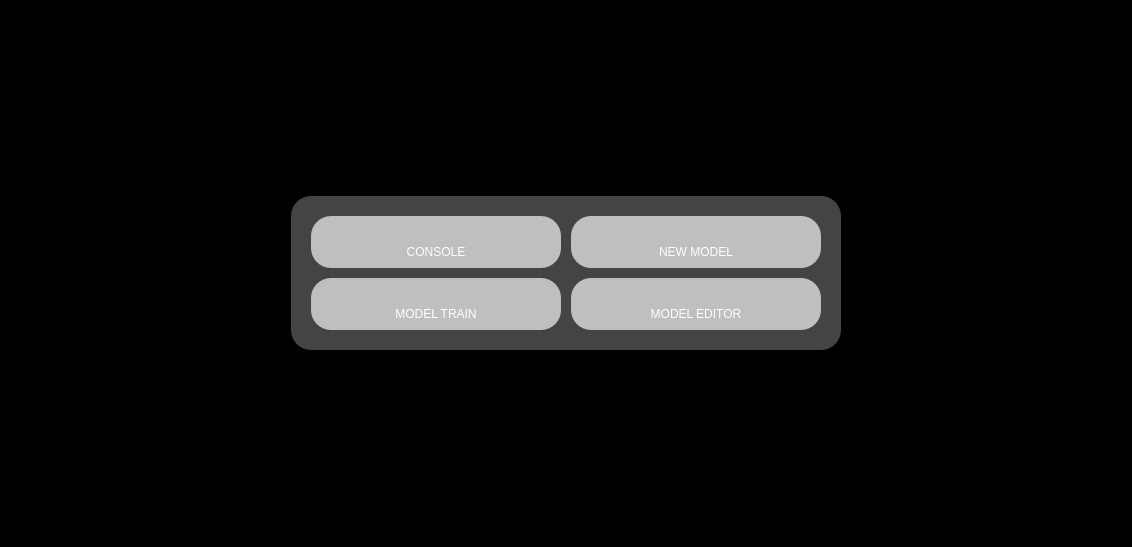
<?xml version="1.0" encoding="UTF-8"?>
<ui version="4.0">
 <class>Form</class>
 <widget class="QWidget" name="Form">
  <property name="geometry">
   <rect>
    <x>0</x>
    <y>0</y>
    <width>1132</width>
    <height>547</height>
   </rect>
  </property>
  <property name="windowTitle">
   <string>Form</string>
  </property>
  <property name="styleSheet">
   <string notr="true">background-color: rgb(0, 0, 0);</string>
  </property>
  <layout class="QHBoxLayout" name="horizontalLayout">
   <item alignment="Qt::AlignHCenter|Qt::AlignVCenter">
    <widget class="QWidget" name="widget" native="true">
     <property name="styleSheet">
      <string notr="true">background-color: rgb(68, 68, 68);
border-radius:20px;</string>
     </property>
     <layout class="QHBoxLayout" name="horizontalLayout_2">
      <property name="spacing">
       <number>10</number>
      </property>
      <property name="leftMargin">
       <number>20</number>
      </property>
      <property name="topMargin">
       <number>20</number>
      </property>
      <property name="rightMargin">
       <number>20</number>
      </property>
      <property name="bottomMargin">
       <number>20</number>
      </property>
      <item>
       <layout class="QGridLayout" name="gridLayout">
        <item row="0" column="0" alignment="Qt::AlignVCenter">
         <widget class="QWidget" name="widget_2" native="true">
          <property name="minimumSize">
           <size>
            <width>250</width>
            <height>0</height>
           </size>
          </property>
          <property name="styleSheet">
           <string notr="true">background-color: rgb(191, 191, 191);</string>
          </property>
          <layout class="QVBoxLayout" name="verticalLayout">
           <item>
            <widget class="QPushButton" name="pushButton">
             <property name="text">
              <string/>
             </property>
             <property name="icon">
              <iconset>
               <normaloff>../images/ia_train.png</normaloff>../images/ia_train.png</iconset>
             </property>
             <property name="iconSize">
              <size>
               <width>100</width>
               <height>100</height>
              </size>
             </property>
            </widget>
           </item>
           <item>
            <widget class="QLabel" name="label">
             <property name="text">
              <string>&lt;html&gt;&lt;head/&gt;&lt;body&gt;&lt;p align=&quot;center&quot;&gt;&lt;span style=&quot; color:#ffffff;&quot;&gt;CONSOLE&lt;/span&gt;&lt;/p&gt;&lt;/body&gt;&lt;/html&gt;</string>
             </property>
            </widget>
           </item>
          </layout>
         </widget>
        </item>
        <item row="0" column="1" alignment="Qt::AlignVCenter">
         <widget class="QWidget" name="widget_3" native="true">
          <property name="minimumSize">
           <size>
            <width>250</width>
            <height>0</height>
           </size>
          </property>
          <property name="styleSheet">
           <string notr="true">background-color: rgb(191, 191, 191);</string>
          </property>
          <layout class="QVBoxLayout" name="verticalLayout_2">
           <item>
            <widget class="QPushButton" name="pushButton_2">
             <property name="text">
              <string/>
             </property>
             <property name="icon">
              <iconset>
               <normaloff>../images/ia_edit.png</normaloff>../images/ia_edit.png</iconset>
             </property>
             <property name="iconSize">
              <size>
               <width>100</width>
               <height>100</height>
              </size>
             </property>
            </widget>
           </item>
           <item>
            <widget class="QLabel" name="label_2">
             <property name="text">
              <string>&lt;html&gt;&lt;head/&gt;&lt;body&gt;&lt;p align=&quot;center&quot;&gt;&lt;span style=&quot; color:#ffffff;&quot;&gt;NEW MODEL&lt;/span&gt;&lt;/p&gt;&lt;/body&gt;&lt;/html&gt;</string>
             </property>
            </widget>
           </item>
          </layout>
         </widget>
        </item>
        <item row="1" column="0" alignment="Qt::AlignVCenter">
         <widget class="QWidget" name="widget_4" native="true">
          <property name="minimumSize">
           <size>
            <width>250</width>
            <height>0</height>
           </size>
          </property>
          <property name="styleSheet">
           <string notr="true">background-color: rgb(191, 191, 191);</string>
          </property>
          <layout class="QVBoxLayout" name="verticalLayout_3">
           <item>
            <widget class="QPushButton" name="pushButton_3">
             <property name="text">
              <string/>
             </property>
             <property name="icon">
              <iconset>
               <normaloff>../images/ia_folder.png</normaloff>../images/ia_folder.png</iconset>
             </property>
             <property name="iconSize">
              <size>
               <width>100</width>
               <height>100</height>
              </size>
             </property>
            </widget>
           </item>
           <item>
            <widget class="QLabel" name="label_3">
             <property name="text">
              <string>&lt;html&gt;&lt;head/&gt;&lt;body&gt;&lt;p align=&quot;center&quot;&gt;&lt;span style=&quot; color:#ffffff;&quot;&gt;MODEL TRAIN&lt;/span&gt;&lt;/p&gt;&lt;/body&gt;&lt;/html&gt;</string>
             </property>
            </widget>
           </item>
          </layout>
         </widget>
        </item>
        <item row="1" column="1" alignment="Qt::AlignVCenter">
         <widget class="QWidget" name="widget_5" native="true">
          <property name="minimumSize">
           <size>
            <width>250</width>
            <height>0</height>
           </size>
          </property>
          <property name="styleSheet">
           <string notr="true">background-color: rgb(191, 191, 191);</string>
          </property>
          <layout class="QVBoxLayout" name="verticalLayout_4">
           <item>
            <widget class="QPushButton" name="pushButton_4">
             <property name="text">
              <string/>
             </property>
             <property name="icon">
              <iconset>
               <normaloff>../images/ia_build.png</normaloff>../images/ia_build.png</iconset>
             </property>
             <property name="iconSize">
              <size>
               <width>100</width>
               <height>100</height>
              </size>
             </property>
            </widget>
           </item>
           <item>
            <widget class="QLabel" name="label_4">
             <property name="text">
              <string>&lt;html&gt;&lt;head/&gt;&lt;body&gt;&lt;p align=&quot;center&quot;&gt;&lt;span style=&quot; color:#ffffff;&quot;&gt;MODEL EDITOR&lt;/span&gt;&lt;/p&gt;&lt;/body&gt;&lt;/html&gt;</string>
             </property>
            </widget>
           </item>
          </layout>
         </widget>
        </item>
       </layout>
      </item>
     </layout>
    </widget>
   </item>
  </layout>
 </widget>
 <resources/>
 <connections/>
</ui>
